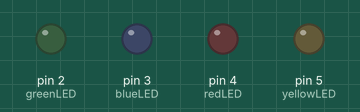
Recording of a sketch running on a simulated Arduino Uno, built with avr-gcc and run on an emulated ATmega328P. On the bench: output pins drawn as LEDs (lit = HIGH).

Above: at 0.5 s.
At 2.5 s:
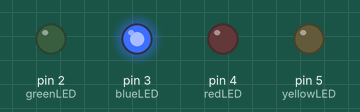
At 4.5 s:
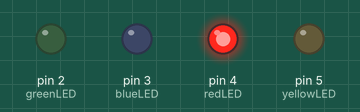
At 9.5 s:
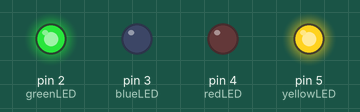
At 14.5 s:
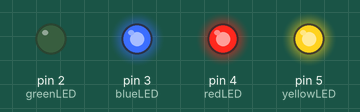
At 19.5 s:
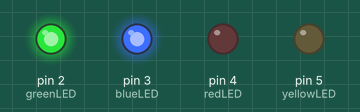
Timing chart, 0 to 20.8 s (numbered marks = the images above):
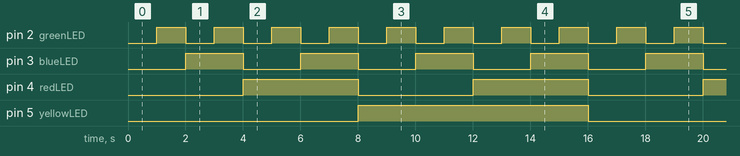

Measured:
- by itself, pin 2 (greenLED): alternates HIGH for 1.0 s and LOW for 1.0 s
- by itself, pin 3 (blueLED): alternates HIGH for 2.0 s and LOW for 2.0 s
- by itself, pin 4 (redLED): alternates HIGH for 4.0 s and LOW for 4.0 s
- by itself, pin 5 (yellowLED): alternates HIGH for 8.0 s and LOW for 8.0 s

The sketch:

binary.ino
```cpp
int dly =1000;
int greenLED=2;
int blueLED=3;
int redLED=4;
int yellowLED=5;
void setup() {
  pinMode(greenLED,OUTPUT);
  pinMode(yellowLED,OUTPUT);
  pinMode(redLED,OUTPUT);
  pinMode(blueLED,OUTPUT);
  // put your setup code here, to run once:

}

void loop() {
  digitalWrite(yellowLED,LOW);
  digitalWrite(redLED,LOW);
  digitalWrite(blueLED,LOW);
  digitalWrite(greenLED,LOW);
  delay(dly);
  digitalWrite(yellowLED,LOW);
  digitalWrite(redLED,LOW);
  digitalWrite(blueLED,LOW);
  digitalWrite(greenLED,HIGH);
  delay(dly);
  digitalWrite(yellowLED,LOW);
  digitalWrite(redLED,LOW);
  digitalWrite(blueLED,HIGH);
  digitalWrite(greenLED,LOW);
  delay(dly);
  digitalWrite(yellowLED,LOW);
  digitalWrite(redLED,LOW);
  digitalWrite(blueLED,HIGH);
  digitalWrite(greenLED,HIGH);
  delay(dly);
  digitalWrite(yellowLED,LOW);
  digitalWrite(redLED,HIGH);
  digitalWrite(blueLED,LOW);
  digitalWrite(greenLED,LOW);
  delay(dly);
  digitalWrite(yellowLED,LOW);
  digitalWrite(redLED,HIGH);
  digitalWrite(blueLED,LOW);
  digitalWrite(greenLED,HIGH);
  delay(dly);
  digitalWrite(yellowLED,LOW);
  digitalWrite(redLED,HIGH);
  digitalWrite(blueLED,HIGH);
  digitalWrite(greenLED,LOW);
  delay(dly);
  digitalWrite(yellowLED,LOW);
  digitalWrite(redLED,HIGH);
  digitalWrite(blueLED,HIGH);
  digitalWrite(greenLED,HIGH);
  delay(dly);
  digitalWrite(yellowLED,HIGH);
  digitalWrite(redLED,LOW);
  digitalWrite(blueLED,LOW);
  digitalWrite(greenLED,LOW);
  delay(dly);
  digitalWrite(yellowLED,HIGH);
  digitalWrite(redLED,LOW);
  digitalWrite(blueLED,LOW);
  digitalWrite(greenLED,HIGH);
  delay(dly);
  digitalWrite(yellowLED,HIGH);
  digitalWrite(redLED,LOW);
  digitalWrite(blueLED,HIGH);
  digitalWrite(greenLED,LOW);
  delay(dly);
  digitalWrite(yellowLED,HIGH);
  digitalWrite(redLED,LOW);
  digitalWrite(blueLED,HIGH);
  digitalWrite(greenLED,HIGH);
  delay(dly);
  digitalWrite(yellowLED,HIGH);
  digitalWrite(redLED,HIGH);
  digitalWrite(blueLED,LOW);
  digitalWrite(greenLED,LOW);
  delay(dly);
  digitalWrite(yellowLED,HIGH);
  digitalWrite(redLED,HIGH);
  digitalWrite(blueLED,LOW);
  digitalWrite(greenLED,HIGH);
  delay(dly);
  digitalWrite(yellowLED,HIGH);
  digitalWrite(redLED,HIGH);
  digitalWrite(blueLED,HIGH);
  digitalWrite(greenLED,LOW);
  delay(dly);
  digitalWrite(yellowLED,HIGH);
  digitalWrite(redLED,HIGH);
  digitalWrite(blueLED,HIGH);
  digitalWrite(greenLED,HIGH);
  delay(dly);


  // put your main code here, to run repeatedly:

}
```
